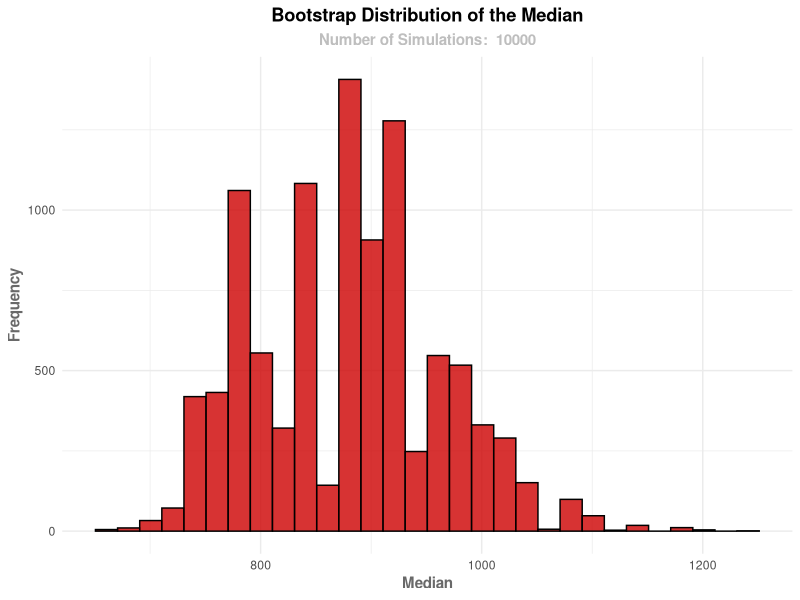

Source code (R):
# Packages ----------------------------------------------------------------

library(ggplot2)

# Data --------------------------------------------------------------------


df <-
        data.frame(
                price = c(
                        775,
                        625,
                        733,
                        929,
                        895,
                        749,
                        1020,
                        1349,
                        599,
                        1143,
                        1209,
                        1495,
                        879,
                        975,
                        1076,
                        1282,
                        665,
                        705,
                        799,
                        500
                )
        )


# Bootstrapping -----------------------------------------------------------
set.seed(287)

n <- 1e4
sample <- vector(mode = "list", length = n) |>
        lapply(\(list_element)
               {
                       list_element <-
                               with(df,
                                    sample(price, length(price), replace = T))
        })

sample_medians <- sample |> sapply(FUN = median)


# Bootstrap Distribution of the Median ------------------------------

ggplot(mapping = aes(x = sample_medians)) +
        geom_histogram(fill = "red3", col = "black", alpha = .8) +
        labs(
                title = "Bootstrap Distribution of the Median",
                subtitle = paste("Number of Simulations: ",
                                 n),
                x = "Median",
                y = "Frequency"
        ) +
        theme_minimal() +
        theme(
                plot.title = element_text(face = "bold", hjust = .5),
                plot.subtitle = element_text(face = "bold", color = "gray",
                                             hjust = .5),
                axis.title.x = element_text(face = "bold",
                                            color = "dimgrey"),
                axis.title.y = element_text(face = "bold",
                                            color = "dimgrey")
        )


# Boostrap Estimation: Std. Error & Confidence Interval -------------------

# Standard Error of the Sampling Distribution of the Sample Median
se <- 
        sd(sample_medians)

# Confidence Interval for the Median
CI <- 
        quantile(x = sample_medians, probs = c(.025, .975))
